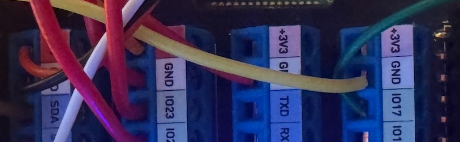
#> input picture scratch/all_columns_top.png, 460 x 142 px
$ python -i sh1107_driver.py   (imports and definitions only)
#> lines starting #> are read from the running program, lines starting #| are printed output that depends on the picture
import os
import ctypes
from PIL import Image

class SH1107Device:
    """
    Direct hardware SH1107 128x128 OLED driver using open-drain bitbanging.
    Optimized with C-level pixel packing and dirty page tracking.
    Immune to ACK/NACK errors from unidirectional level shifters.
    """
    def __init__(self, width=128, height=128, rotate=0):
        self.width = width
        self.height = height
        self.rotate = rotate
        self.bounding_box = (0, 0, width - 1, height - 1)

        lib_path = os.path.join(os.path.dirname(os.path.abspath(__file__)), "libsh1107.so")
        if not os.path.exists(lib_path):
            c_src = os.path.join(os.path.dirname(os.path.abspath(__file__)), "libsh1107.c")
            os.system(f"gcc -O3 -shared -fPIC {c_src} -o {lib_path}")

        self._lib = ctypes.CDLL(lib_path)
        self._lib.sh1107_init.restype = ctypes.c_int
        self._lib.sh1107_contrast.argtypes = [ctypes.c_uint8]
        self._lib.sh1107_display_raw.argtypes = [ctypes.POINTER(ctypes.c_uint8), ctypes.c_int]

        ret = self._lib.sh1107_init()
        if ret != 0:
            raise RuntimeError(f"Failed to initialize SH1107 (error {ret})")

        self.clear()

    def display(self, image):
        if self.rotate == 1:
            image = image.rotate(90)
        elif self.rotate == 2:
            image = image.rotate(180)
        elif self.rotate == 3:
            image = image.rotate(270)

        if image.mode != "1":
            image = image.convert("1")

        # image.tobytes() produces 128x128 raw 1bpp in 0.1ms!
        raw_bytes = image.tobytes()
        c_buf = (ctypes.c_uint8 * 2048).from_buffer_copy(raw_bytes)
        self._lib.sh1107_display_raw(c_buf, 0)

    def clear(self):
        self._lib.sh1107_clear()

    def contrast(self, val):
        self._lib.sh1107_contrast(int(val) & 0xFF)

    def show(self):
        pass

    def hide(self):
        self.clear()

>>> import cv2
>>> picture = cv2.imread('scratch/all_columns_top.png', cv2.IMREAD_GRAYSCALE)
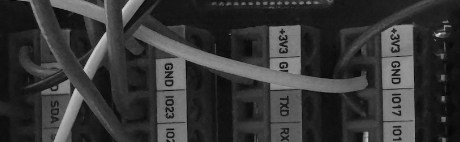
#> picture: shape (142, 460); min 2, max 221, mean 54.3
>>> result = SH1107Device().display(picture)
#> (the run stopped early here; a loop or call above may not have finished)

$ run again, on scratch/gpio_leds.png
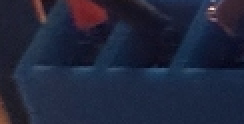
#> input picture scratch/gpio_leds.png, 122 x 62 px (shown 2 times larger)
#> `picture = cv2.imread('scratch/all_columns_top.png', cv2.IMREAD_GRAYSCA..`:
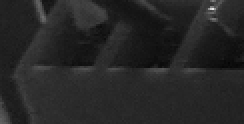
#> picture: shape (62, 122) (shown 2 times larger); min 5, max 229, mean 38.3
